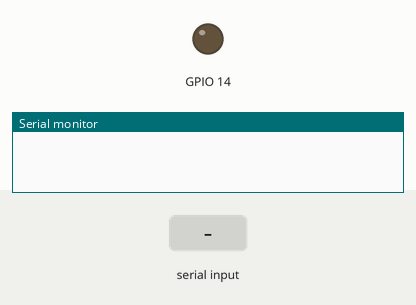
A sketch run on a simulated ESP32. Shown: output pins drawn as LEDs (lit = HIGH), the last lines printed to the serial monitor. The inputs (shaded band) are chosen by the test bench. Nothing arrives over Bluetooth unless stated.

Above: at 1.2 s.
1.3 s: "a" received over the second serial link
At 3.2 s:
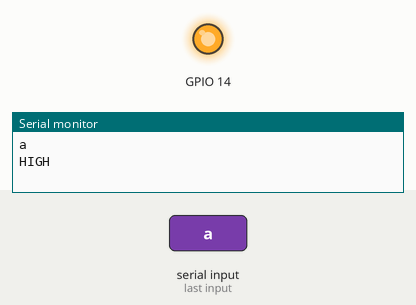
3.8 s: "1" received over the second serial link
At 5.1 s:
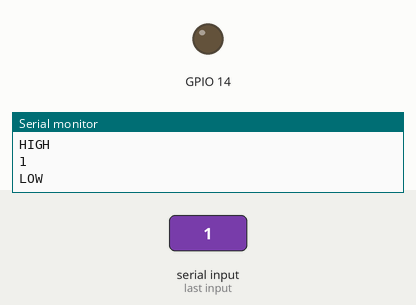
Timing chart, 0 to 6.8 s (numbered marks = the images above; inputs shaded):
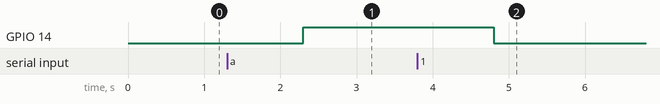

The sketch:

LED_WIFI.ino
```cpp
#include <BluetoothSerial.h>

BluetoothSerial BT;

void setup() {

pinMode(14,OUTPUT);
Serial.begin(115200);
BT.begin("Howie");
}

void loop() {
  while(BT.available()){

    String BTdata=BT.readString();
    Serial.println(BTdata);
    if(BTdata=="a"){
       Serial.println("HIGH");
      digitalWrite(14,HIGH);
      }
    else{
      Serial.println("LOW");
      digitalWrite(14,LOW);
      }
    delay(1);
}
}
```

Measured:
- after the input at 1.3 s, GPIO 14: LOW → HIGH after 1.0 s
- after the input at 3.8 s, GPIO 14: HIGH → LOW after 1.0 s
